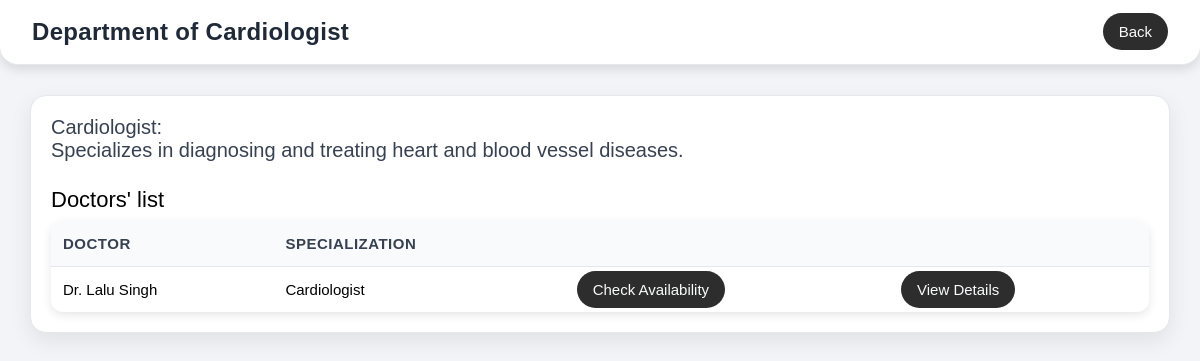
/Patient_Dashboard/department_details.html?id=dept_01, run on the app's committed database.
### tables this page shows
CREATE TABLE "Department" (
	"dept_id"	TEXT NOT NULL UNIQUE,
	"name"	TEXT NOT NULL UNIQUE,
	"about"	TEXT,
	PRIMARY KEY("dept_id")
);

CREATE TABLE "Doctor" (
	"id"	INTEGER,
	"doc_id"	TEXT UNIQUE,
	"username"	TEXT NOT NULL,
	"email"	NUMERIC NOT NULL UNIQUE,
	"password"	TEXT NOT NULL,
	"specialization"	TEXT NOT NULL,
	"department_id"	TEXT NOT NULL,
	"about"	TEXT NOT NULL,
	"is_blacklisted"	INTEGER NOT NULL DEFAULT 0,
	PRIMARY KEY("id" AUTOINCREMENT)
);

### app.py (the view)
@app.route('/Patient_Dashboard/department_details.html')
def department_details():
    dept_id = request.args.get('id')
    conn = get_db()
    department = conn.execute(
        "SELECT * FROM Department WHERE dept_id = ?", (dept_id,)
    ).fetchone()
    doctors = conn.execute("""
        SELECT doc_id, username, specialization
        FROM Doctor
        WHERE department_id = ?
    """, (dept_id,)).fetchall()
    conn.close()
    return render_template(
        'Patient_Dashboard/department_details.html',
        department=department,
        doctors=doctors
    )

### app.py (called while the page is built)
def get_db():
    conn = sqlite3.connect(database)
    conn.row_factory = sqlite3.Row
    return conn

### templates/Patient_Dashboard/department_details.html (shortened to what this page needs)
<!DOCTYPE html>
<html lang="en">
<head>
    <link rel="stylesheet" href="/static/department.css">
</head>
<body>
    <div class="dash">
        <div class="welcome">Department of {{ department['name'] }}</div>
        <div>
            <a href="/Patient_Dashboard/dashboard.html">Back</a>
        </div>
    </div>
    <div class="container">
        <div class="about">
        <div class="header">{{ department['name'] }}:</div>
        <div class="sub-header">
            {{ department['about'] }}
        </div>
        </div>
        <div class="dot_list">
        <div class="header" style="font-size:22px; margin-bottom:8px;">Doctors' list</div>
        <table>
            <thead>
                <tr>
                    <th>Doctor</th>
                    <th>Specialization</th>
                    <th></th>
                    <th></th>
                </tr>
            </thead>
            <tbody>
                {% if doctors and doctors|length > 0 %}
                    {% for doctor in doctors %}
                    <tr>
                        <td>Dr. {{ doctor['username'] }}</td>
                        <td>{{ doctor['specialization'] }}</td>
                        <td>
                            <a class="btn" href="{{ url_for('doctor_availability', doctor_id=doctor['doc_id']) }}">Check Availability</a>
                        </td>
                        <td>
                            <a class="btn" href="{{ url_for('doctor_details', doctor_id=doctor['doc_id']) }}">View Details</a>
                        </td>
                    </tr>
                    {% endfor %}
                {% else %}
                    <tr>
                        <td colspan="4" class="ellipsis">No doctors available</td>
                    </tr>
                {% endif %}
            </tbody>
        </table>
    </div>
    </div>
</body>
</html>

### static/department.css (style rules this page uses)
* { margin: 0; padding: 0; box-sizing: border-box; font-family: "Epilogue", sans-serif; }
html, body { height: 100%; width: 100%; background-color: #f3f4f7; }
.dash { display: flex; justify-content: space-between; align-items: center; background: #ffffff; padding: 18px 32px; box-shadow: 0 4px 12px rgba(0,0,0,0.12); border-radius: 0 0 18px 18px; position: sticky; top: 0; z-index: 100; border-bottom: 1px solid #e5e7eb; }
.welcome { font-size: 24px; font-weight: 600; color: #1f2937; letter-spacing: 0.3px; }
a { padding: 10px 16px; background-color: #2d2d2d; color: #f9fafb; font-weight: 500; border-radius: 25px; text-decoration: none; font-size: 15px; transition: 0.25s ease-in-out; }
.container { margin: 30px; padding: 20px; background: #ffffff; border-radius: 16px; box-shadow: 0 8px 22px rgba(0,0,0,0.08); border: 1px solid #e5e7eb; }
table { width: 100%; border-collapse: collapse; background: #ffffff; border-radius: 12px; overflow: hidden; box-shadow: 0 3px 10px rgba(0,0,0,0.10); }
th, td { padding: 14px 12px; border-bottom: 1px solid #e5e7eb; text-align: left; font-size: 15px; }
th { background: #f9fafb; font-weight: 700; color: #374151; text-transform: uppercase; letter-spacing: 0.5px; }
tr:last-child td { border-bottom: none; }
.about { margin-bottom: 25px; font-size: 20px; font-weight: 500; color: #374151; }

### data on the page
Department: name "Cardiologist", about "Specializes in diagnosing and treating heart and blood vessel diseases."
Doctor: username "Lalu Singh", specialization "Cardiologist"
